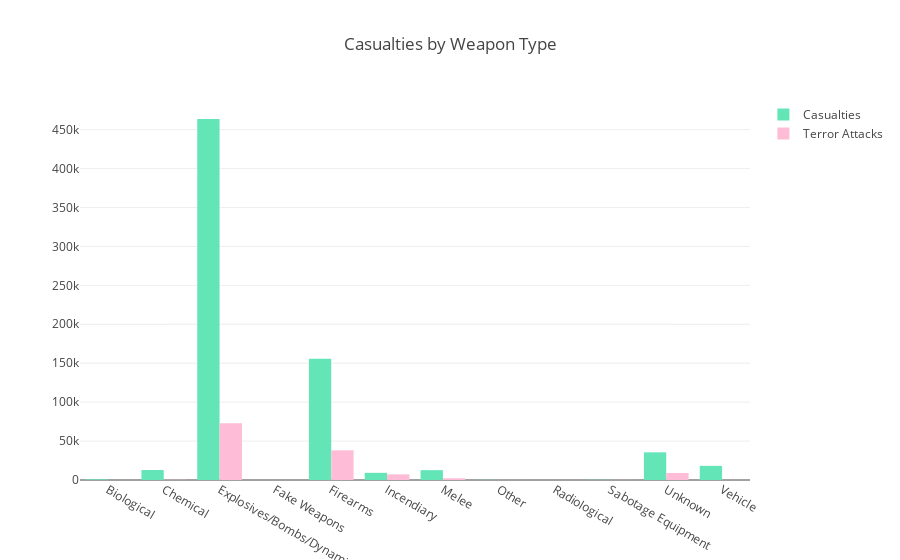

Notebook code cell kept with this figure:
### Code cell
##Casualties by Weapon Type
cpr = GTD.groupby('weaptype1_txt', as_index= False)['casualties'].sum()
apr = GTD.groupby('weaptype1_txt')['weaptype1_txt'].count()

trace_1 = go.Bar(x = cpr.weaptype1_txt, y = cpr.casualties,
                 marker = dict(color = 'rgb(100, 229, 184)'),
                 name = 'Casualties')

trace_2 = go.Bar(x = apr.index, y = apr,
                 marker = dict(color = 'rgb(255, 188, 214)'),
                 name = 'Terror Attacks')

layout = go.Layout(title = "Casualties by Weapon Type", barmode='group' )


py.iplot(dict(data = [trace_1,trace_2], layout = layout))

### Figure 1 — Plotly figure (JSON) as saved in the notebook; plotly's stock layout.template omitted (floating-point values rounded to 4 significant figures)
{"data": [{"marker": {"color": "rgb(100, 229, 184)"}, "name": "Casualties", "type": "bar", "x": ["Biological", "Chemical", "Explosives/Bombs/Dynamite", "Fake Weapons", "Firearms", "Incendiary", "Melee", "Other", "Radiological", "Sabotage Equipment", "Unknown", "Vehicle"], "y": [814, 12817, 463662, 0, 155650, 9195, 12680, 203, 0, 259, 35545, 18169]}, {"marker": {"color": "rgb(255, 188, 214)"}, "name": "Terror Attacks", "type": "bar", "x": ["Biological", "Chemical", "Explosives/Bombs/Dynamite", "Fake Weapons", "Firearms", "Incendiary", "Melee", "Other", "Radiological", "Sabotage Equipment", "Unknown", "Vehicle"], "y": [30, 252, 72754, 12, 38114, 7236, 2206, 85, 12, 118, 9037, 66]}], "layout": {"barmode": "group", "title": "Casualties by Weapon Type"}}
